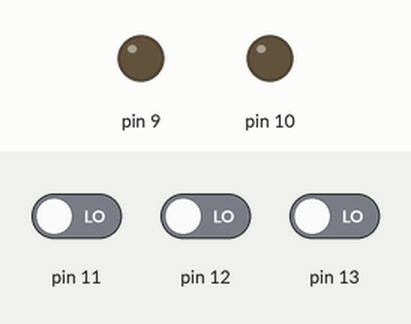
The sketch below on a simulated Arduino Uno, built with avr-gcc and run on an emulated ATmega328P. Shown: output pins drawn as LEDs (lit = HIGH). The inputs (shaded band) are chosen by the test bench; at power-on: pin 11 LOW, pin 13 LOW, pin 12 LOW.

Above: at 1.2 s.
1.3 s: pin 11 driven HIGH
At 1.8 s:
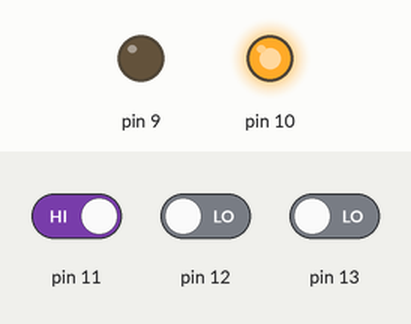
2.8 s: pin 13 driven HIGH
At 4.0 s:
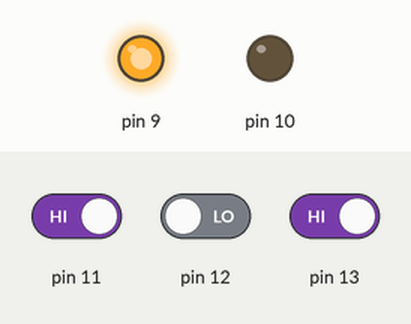
4.3 s: pin 13 driven LOW
At 5.3 s:
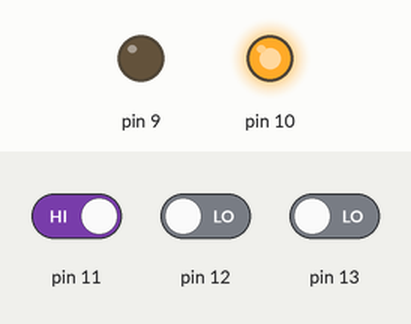
5.8 s: pin 11 driven LOW
At 6.4 s:
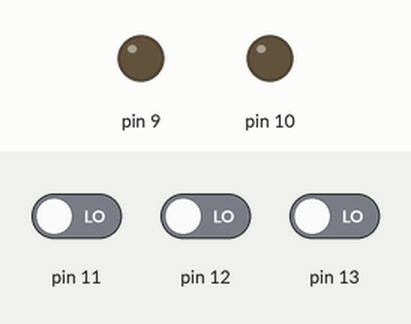
Timing chart, 0 to 8.3 s (numbered marks = the images above; inputs shaded):
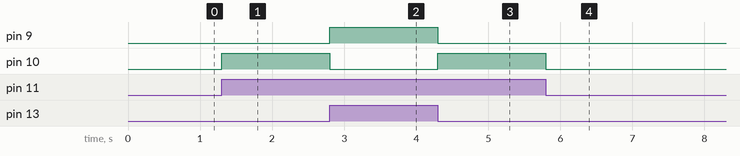

Measured:
- after the input at 1.3 s, pin 10: LOW → HIGH at once
- after the input at 2.8 s, pin 9: LOW → HIGH at once; pin 10: HIGH → LOW at once
- after the input at 4.3 s, pin 9: HIGH → LOW at once; pin 10: LOW → HIGH at once
- after the input at 5.8 s, pin 10: HIGH → LOW at once

The sketch:

fullAdder.ino
```cpp
byte x,y,z;
void setup() {
  // put your setup code here, to run once:
  pinMode(13, INPUT);
  pinMode(12, INPUT);
  pinMode(11, INPUT);
  pinMode(10, OUTPUT);
  pinMode(9, OUTPUT);
}

void loop() {
  // put your main code here, to run repeatedly:
  x = digitalRead(13);
  y = digitalRead(12);
  y = digitalRead(11);

  digitalWrite(10, x^y^z);
  digitalWrite(9, (x&y) | (y&z) | (x&z));
}
```
